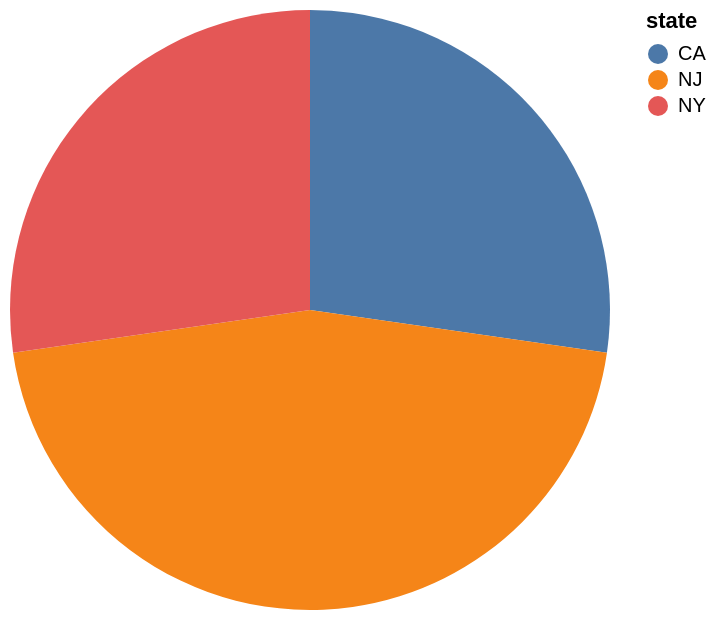

Source (Vega-Lite JSON):
### Vega-Lite specification from a JSON file in a GitHub repository (floating-point values rounded to 4 significant figures)
{"data": {"values": [{"x_data": "CA", "y_data": 3}, {"x_data": "NJ\n", "y_data": 5}, {"x_data": "NY", "y_data": 3}]}, "mark": "arc", "encoding": {"theta": {"field": "y_data", "type": "quantitative", "title": "SUM(vote_id)"}, "color": {"field": "x_data", "type": "nominal", "title": "state"}}}
